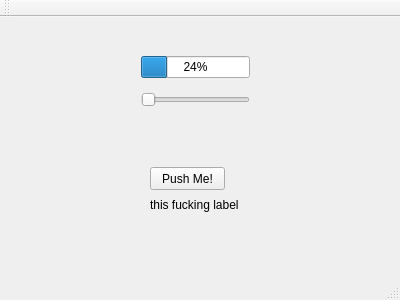
<?xml version="1.0" encoding="UTF-8"?>
<ui version="4.0">
 <class>MainWindow</class>
 <widget class="QMainWindow" name="MainWindow">
  <property name="geometry">
   <rect>
    <x>0</x>
    <y>0</y>
    <width>400</width>
    <height>300</height>
   </rect>
  </property>
  <property name="windowTitle">
   <string>MainWindow</string>
  </property>
  <widget class="QWidget" name="centralWidget">
   <widget class="QPushButton" name="pushButton">
    <property name="geometry">
     <rect>
      <x>150</x>
      <y>150</y>
      <width>75</width>
      <height>23</height>
     </rect>
    </property>
    <property name="text">
     <string>Push Me!</string>
    </property>
   </widget>
   <widget class="QLabel" name="label">
    <property name="geometry">
     <rect>
      <x>150</x>
      <y>180</y>
      <width>111</width>
      <height>16</height>
     </rect>
    </property>
    <property name="text">
     <string>this fucking label</string>
    </property>
   </widget>
   <widget class="QWidget" name="layoutWidget">
    <property name="geometry">
     <rect>
      <x>130</x>
      <y>20</y>
      <width>131</width>
      <height>91</height>
     </rect>
    </property>
    <layout class="QVBoxLayout" name="verticalLayout">
     <item>
      <widget class="QProgressBar" name="progressBar">
       <property name="value">
        <number>24</number>
       </property>
      </widget>
     </item>
     <item>
      <widget class="QSlider" name="horizontalSlider">
       <property name="orientation">
        <enum>Qt::Horizontal</enum>
       </property>
      </widget>
     </item>
    </layout>
   </widget>
  </widget>
  <widget class="QMenuBar" name="menuBar">
   <property name="geometry">
    <rect>
     <x>0</x>
     <y>0</y>
     <width>400</width>
     <height>20</height>
    </rect>
   </property>
  </widget>
  <widget class="QToolBar" name="mainToolBar">
   <attribute name="toolBarArea">
    <enum>TopToolBarArea</enum>
   </attribute>
   <attribute name="toolBarBreak">
    <bool>false</bool>
   </attribute>
  </widget>
  <widget class="QStatusBar" name="statusBar"/>
 </widget>
 <layoutdefault spacing="6" margin="11"/>
 <resources/>
 <connections/>
</ui>
